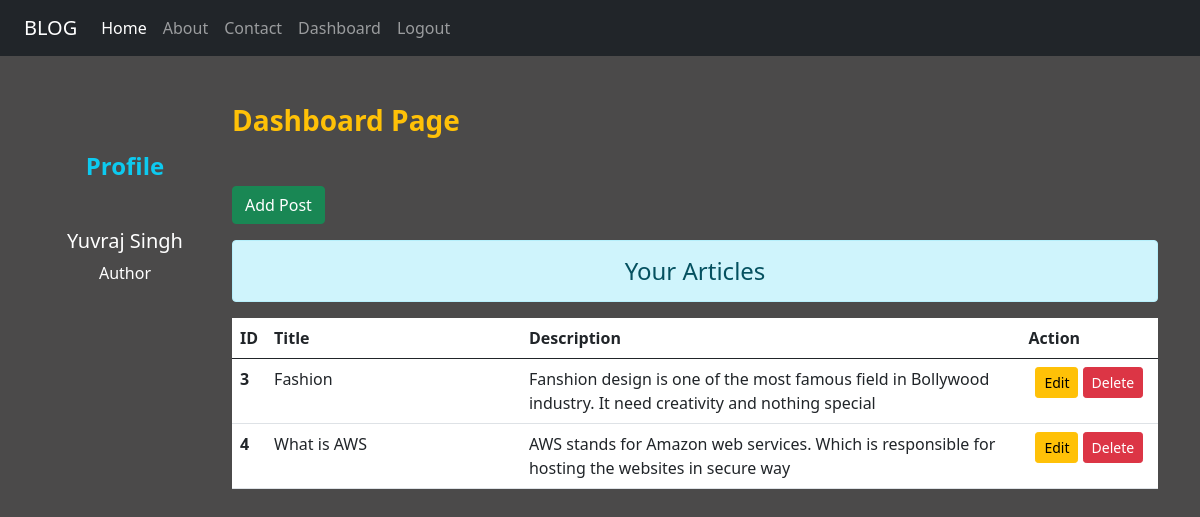
The app's page /dashboard/ (signed in) with its own data.
### blog/models.py (models this page shows)
class Post(models.Model):
    user = models.ForeignKey(User, on_delete=models.CASCADE)
    title = models.CharField(max_length=30)
    desc = models.CharField(max_length=1000)
    date = models.DateField()
    time = models.TimeField()

### blog/views.py (the view)
# urls.py: path('dashboard/', views.dashboard, name='dashboard'),
def dashboard(request):
    if request.user.is_authenticated:
        user = request.user
        full_name = user.get_full_name()
        username = user.get_username()
        posts = Post.objects.filter(user__username=username)
        all_post = Post.objects.all()
        gps = user.groups.all()
        return render(request, 'myblog/dashboard.html', {'posts':posts, 'full_name':full_name, 'groups':gps, 'all_posts': all_post})
    else:
        return HttpResponseRedirect('/login/')

### blog/templates/myblog/dashboard.html (shortened to what this page needs)
{% extends 'myblog/base.html' %}
{% load static %}
{% block side %}
<div class="col-sm-2 text-white my-5 text-center">
    <h4 class="my-5"><b class="text-info">Profile</b></h4>
    <h5>{{full_name}}</h5>
    {% for group in groups %}
    <p>{{group.name}}</p>
    {% endfor %}
</div>
{% endblock side %}
{% block content %}
<div class="col-sm-10">
    <h3 class="text-white my-5"><b class="text-warning">Dashboard Page</b></h3>
    <a href="{% url 'addpost' %}" class="btn btn-success">Add Post</a>
    <h4 class="text-center alert alert-info mt-3">Your Articles</h4>
    {% if posts %}
    <table class="table table-hover bg-white">
  <thead>
    <tr>
      <th scope="col" style="width:2%">ID</th>
      <th scope="col" style="width:28%">Title</th>
      <th scope="col" style="width:55%">Description</th>
      <th scope="col" style="width:15%">Action</th>
    </tr>
  </thead>
  <tbody>
  {% for post in posts %}
    <tr>
      <th scope="row">{{post.id}}</th>
      <td>{{post.title}}</td>
      <td>{{post.desc}}</td>
      <td class="text-center">
          <a href="{% url 'updatepost' post.id %}" class="btn btn-warning btn-sm" >Edit</a>
          <form action="{% url 'deletepost' post.id %}" method="POST" class="d-inline">
              <input type="submit" class="btn btn-danger btn-sm" value="Delete">
          </form>
      </td>
    </tr>
  {% endfor %}
  </tbody>
</table>
    {% else %}
        <div class="col-sm-10" >
            <h6 class="mt-3">No Record Found</h6>
        </div>
    {% endif %}
</div>
{% endblock content %}

### blog/static/myblog/css/style.css (style rules this page uses)
body { background-color:rgb(75,74,74); color:antiquewhite; }

### records on screen
Post: id "3", title "Fashion", desc "Fanshion design is one of the most famous field in Bollywood industry. It need creativity and nothing special"
Post: id "4", title "What is AWS", desc "AWS stands for Amazon web services. Which is responsible for hosting the websites in secure way"

### other values on screen
{{ full_name }} "Yuvraj Singh"
{{ group.name }} "Author"
